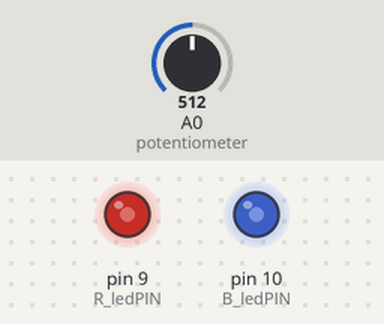
The sketch below on a simulated Arduino Uno, built with avr-gcc and run on an emulated ATmega328P. On the bench: output pins drawn as LEDs (lit = HIGH). The inputs (shaded band) are chosen by the test bench; at power-on: A0 (potentiometer) = 512.

Above: at 1.2 s.
1.3 s: A0 (potentiometer) set to 716
At 1.8 s:
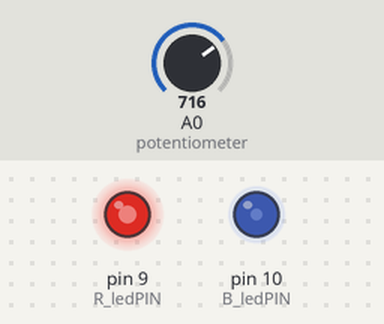
2.8 s: A0 (potentiometer) set to 900
At 4.0 s:
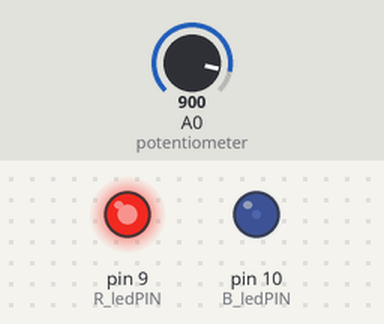
4.3 s: A0 (potentiometer) set to 1023
At 5.2 s:
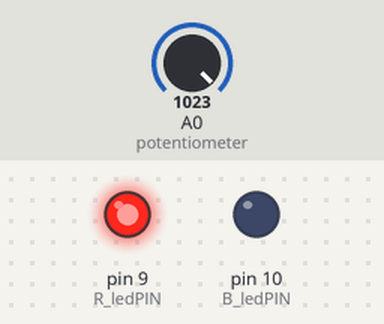
5.8 s: A0 (potentiometer) set to 306
At 6.4 s:
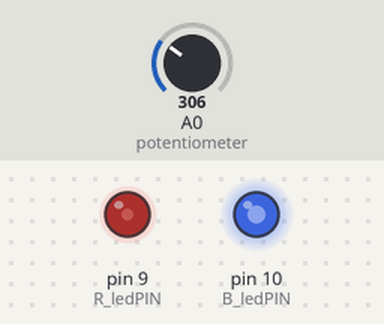
7.3 s: A0 (potentiometer) set to 122
At 8.5 s:
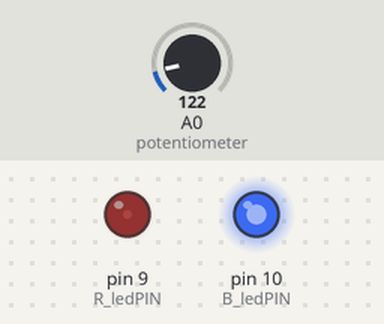
8.8 s: A0 (potentiometer) set to 511
At 9.9 s:
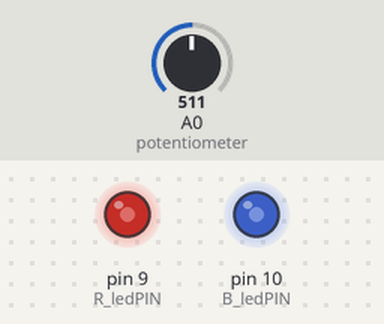
Timing chart, 0 to 11.3 s (numbered marks = the images above; inputs shaded):
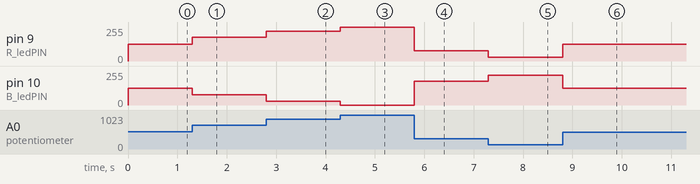

Measured:
- after the input at 1.3 s, pin 9 (R_ledPIN): 127/255 → 178/255 at once; pin 10 (B_ledPIN): 127/255 → 76/255 at once
- after the input at 2.8 s, pin 9 (R_ledPIN): 178/255 → 224/255 at once; pin 10 (B_ledPIN): 76/255 → 30/255 at once
- after the input at 4.3 s, pin 9 (R_ledPIN): 224/255 → 255/255 at once; pin 10 (B_ledPIN): 30/255 → 0/255 at once
- after the input at 5.8 s, pin 9 (R_ledPIN): 255/255 → 76/255 at once; pin 10 (B_ledPIN): 0/255 → 178/255 at once
- after the input at 7.3 s, pin 9 (R_ledPIN): 76/255 → 30/255 at once; pin 10 (B_ledPIN): 178/255 → 224/255 at once
- after the input at 8.8 s, pin 9 (R_ledPIN): 30/255 → 127/255 at once; pin 10 (B_ledPIN): 224/255 → 127/255 at once

The sketch:

sketch.ino
```cpp
const int R_ledPIN = 9, B_ledPIN = 10;
const int potentiometer = A0;

float t = 0;

void setup() {
  // put your setup code here, to run once:

    pinMode(R_ledPIN, OUTPUT);
    pinMode(B_ledPIN, OUTPUT);
    Serial.begin(9600);
}

void loop() {

    int val = analogRead(potentiometer);
    float rgbValue = float(val)/1023 * 255;

    float toR = rgbValue;
    float toB = 255 - rgbValue;

    analogWrite(R_ledPIN,int(toR));
    analogWrite(B_ledPIN,int(toB));

    t += .01;
}
```
